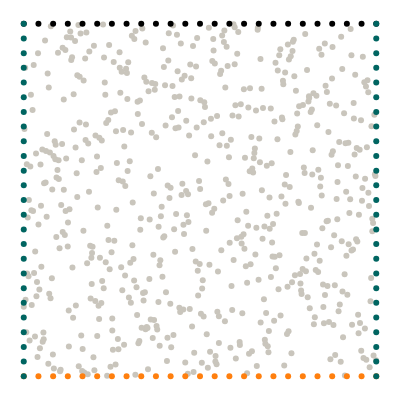

The cell this chart's notebook holds for it:
### Markdown cell above
## Geometry

We want to model a quarter of a plate with an elliptical hole. The domain itself is represented by collocation points, the boundaries are represented by uniformly sampled points along the perimeter.

### Code cell
import torch
from torch.optim.lr_scheduler import StepLR
import numpy as np
from scipy.stats import qmc
from plotly.express.colors import sequential
import plotly.graph_objects as go
import plotly.figure_factory as ff
from tqdm import tqdm
import wandb
import matplotlib.pyplot as plt

torch.set_default_dtype(torch.float64)
from global_constants import L, B0, EPS0, MU, LBD

# Number of collocation points
N = 25

# Epochs
epochs = 500
# Batch size
batch_size = 64
# Leanring rate
lr = 0.01 #normally 0.001
# Scheduler step width
scheduler_step = 150 #normally 2000
# Gamma factor of scheduler
scheduler_gamma = 0.5

# Number of hidden neurons
hn = 50

#Weight of dirichlet_losses left_l and top_l in comparison to right_l and bottom_l
W_RiTo = 1
# Weight of PDE loss
W_PDE = 0.01
# Weight of Neumann loss
W_NEU = 0.1
# Weight of data losses
W_STRESS = 0.0
W_DISP = 0.0


# Create collocation points
points = L * qmc.LatinHypercube(d=2).random(N**2)
collocation = torch.tensor(points, requires_grad=True).double()

# Boundary points
x_top = torch.linspace(0, L, N, requires_grad=True).double()
y_top = L * torch.ones((N, 1), requires_grad=True).double()
top = torch.column_stack([x_top, y_top]).double()

x_bottom = torch.linspace(0, L, N).double()
y_bottom = torch.zeros((N, 1)).double()
bottom = torch.column_stack([x_bottom, y_bottom]).double()

x_left = torch.zeros((N, 1)).double()
y_left = torch.linspace(0, L, N).double()
left = torch.column_stack([x_left, y_left]).double()

x_right = L * torch.ones((N, 1)).double()
y_right = torch.linspace(0, L, N).double()
right = torch.column_stack([x_right, y_right]).double()


# Visualize geometry
with torch.no_grad():
    mode = "markers"
    gray = dict(color="#C9C5BC")
    green = dict(color="#006561")
    black = dict(color="black")
    orange = dict(color="#ff7f0e")
    fig = go.Figure()
    fig.add_trace(go.Scatter(x=collocation[:, 0], y=collocation[:, 1], mode=mode, marker=gray))
    fig.add_trace(go.Scatter(x=top[:, 0], y=top[:, 1], mode=mode, marker=black))
    fig.add_trace(go.Scatter(x=bottom[:, 0], y=bottom[:, 1], mode=mode, marker=orange))
    fig.add_trace(go.Scatter(x=left[:, 0], y=left[:, 1], mode=mode, marker=green))
    fig.add_trace(go.Scatter(x=right[:, 0], y=right[:, 1], mode=mode, marker=green))
    fig.layout.yaxis.scaleanchor = "x"
    fig.update_layout(
        template="none",
        width=400,
        height=400,
        margin=dict(l=0, r=0, b=0, t=0),
        showlegend=False,
    )
    fig.update_xaxes(visible=False)
    fig.update_yaxes(visible=False)
    fig.show()

### Figure 1 — Plotly figure (JSON) as saved in the notebook; plotly's stock layout.template omitted (floating-point values rounded to 4 significant figures; data arrays with more than 128 entries replaced by an {"elided": "..."} marker saying what was removed)
{"data": [{"marker": {"color": "#C9C5BC"}, "mode": "markers", "type": "scatter", "x": {"elided": "625 float values"}, "y": {"elided": "625 float values"}}, {"marker": {"color": "black"}, "mode": "markers", "type": "scatter", "x": [0, 0.04167, 0.08333, 0.125, 0.1667, 0.2083, 0.25, 0.2917, 0.3333, 0.375, 0.4167, 0.4583, 0.5, 0.5417, 0.5833, 0.625, 0.6667, 0.7083, 0.75, 0.7917, 0.8333, 0.875, 0.9167, 0.9583, 1], "y": [1, 1, 1, 1, 1, 1, 1, 1, 1, 1, 1, 1, 1, 1, 1, 1, 1, 1, 1, 1, 1, 1, 1, 1, 1]}, {"marker": {"color": "#ff7f0e"}, "mode": "markers", "type": "scatter", "x": [0, 0.04167, 0.08333, 0.125, 0.1667, 0.2083, 0.25, 0.2917, 0.3333, 0.375, 0.4167, 0.4583, 0.5, 0.5417, 0.5833, 0.625, 0.6667, 0.7083, 0.75, 0.7917, 0.8333, 0.875, 0.9167, 0.9583, 1], "y": [0, 0, 0, 0, 0, 0, 0, 0, 0, 0, 0, 0, 0, 0, 0, 0, 0, 0, 0, 0, 0, 0, 0, 0, 0]}, {"marker": {"color": "#006561"}, "mode": "markers", "type": "scatter", "x": [0, 0, 0, 0, 0, 0, 0, 0, 0, 0, 0, 0, 0, 0, 0, 0, 0, 0, 0, 0, 0, 0, 0, 0, 0], "y": [0, 0.04167, 0.08333, 0.125, 0.1667, 0.2083, 0.25, 0.2917, 0.3333, 0.375, 0.4167, 0.4583, 0.5, 0.5417, 0.5833, 0.625, 0.6667, 0.7083, 0.75, 0.7917, 0.8333, 0.875, 0.9167, 0.9583, 1]}, {"marker": {"color": "#006561"}, "mode": "markers", "type": "scatter", "x": [1, 1, 1, 1, 1, 1, 1, 1, 1, 1, 1, 1, 1, 1, 1, 1, 1, 1, 1, 1, 1, 1, 1, 1, 1], "y": [0, 0.04167, 0.08333, 0.125, 0.1667, 0.2083, 0.25, 0.2917, 0.3333, 0.375, 0.4167, 0.4583, 0.5, 0.5417, 0.5833, 0.625, 0.6667, 0.7083, 0.75, 0.7917, 0.8333, 0.875, 0.9167, 0.9583, 1]}], "layout": {"height": 400, "margin": {"b": 0, "l": 0, "r": 0, "t": 0}, "showlegend": false, "width": 400, "xaxis": {"visible": false}, "yaxis": {"scaleanchor": "x", "visible": false}}}
